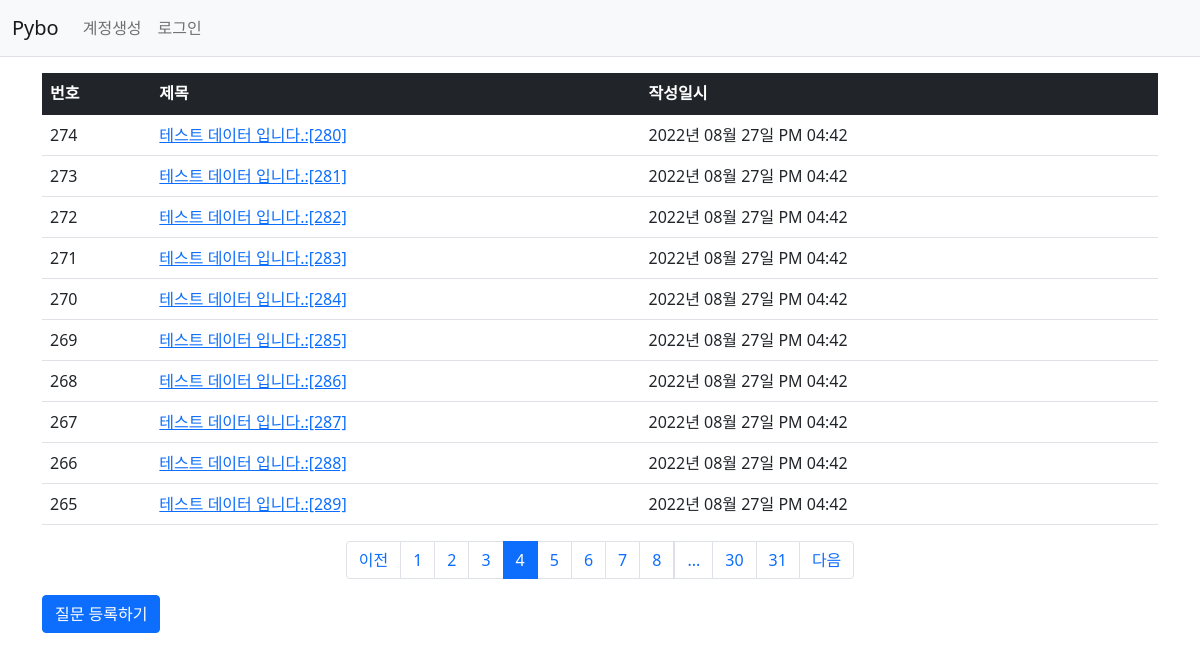
Screenshot of /question/list/?page=4 with the database file from the repository.
### pybo/models.py (models this page shows)
class Question(db.Model) : ## class 이름으로 Table 이름이 생성됨
    id = db.Column(db.Integer, primary_key = True) ## 칼럼 속성과 기본키인지 아닌지
    subject = db.Column(db.String(200), nullable=False) ## Null값 허용 안 함
    content = db.Column(db.Text(), nullable=False)
    create_date = db.Column(db.DateTime(), nullable=False)
    user_id = db.Column(db.Integer, db.ForeignKey('user.id', ondelete='CASCADE'), nullable=False)
    user = db.relationship('User', backref=db.backref('question_set'))

### pybo/views/question_views.py (the view)
@bp.route('/list/')
def _list() :
    page = request.args.get('page', type=int, default=1)  # 페이지
    question_list = Question.query.order_by(Question.create_date.desc())
    question_list = question_list.paginate(page, per_page=10)
    return render_template('question/question_list.html', question_list = question_list)

### pybo/filter.py (called while the page is built)
def format_datetime(value, fmt = '%Y년 %m월 %d일 %p %I:%M') :
    return  value.strftime(fmt)

### pybo/views/auth_views.py (called while the page is built)
@bp.before_app_request
def load_logged_in_user() :
    user_id = session.get('user_id')
    if user_id is None :
        g.user = None
    else :
        g.user = User.query.get(user_id)

### pybo/templates/question/question_list.html (shortened to what this page needs)
{% extends 'base.html' %}
{% block content %}
<div class = "container my-3">
    <table class="table">
        <thead>
        <tr class="table-dark">
            <th>번호</th>
            <th>제목</th>
            <th>작성일시</th>
        </tr>
        </thead>
        <tbody>
        {% if question_list %}
        {% for question in question_list.items %}
        <tr>
            <td>{{ question_list.total - ((question_list.page-1) * question_list.per_page) - loop.index0 }}</td>
            <td>
                <a href = "{{ url_for('question.detail', question_id=question.id)}}">{{ question.subject }}</a>
            </td>
            <td>{{ question.create_date|datetime }}</td>
        </tr>
        {% endfor %}
        {% else %}
        <tr>
            <td colspan = "3">질문이 없습니다.</td>
        </tr>
        {% endif %}
        </tbody>
    </table>
    <ul class="pagination justify-content-center">
        {% if question_list.has_prev %}
        <li class="page-item">
            <a class="page-link" href="?page={{ question_list.prev_num }}">이전</a>
        </li>
        {% else %}
        <li class="page-item disabled">
            <a class="page-link" tabindex="-1" aria-disabled="true" href="javascript:void(0)">이전</a>
        </li>
        {% endif %}
        {% for page_num in question_list.iter_pages() %}
        {% if page_num %}
        {% if page_num != question_list.page %}
        <li class="page-item">
            <a class="page-link" href="?page={{ page_num }}">{{ page_num }}</a>
        </li>
        {% else %}
        <li class="page-item active" aria-current="page">
            <a class="page-link" href="javascript:void(0)">{{ page_num }}</a>
        </li>
        {% endif %}
        {% else %}
        <li class="disabled">
            <a class="page-link" href="javascript:void(0)">...</a>
        </li>
        {% endif %}
        {% endfor %}
        {% if question_list.has_next %}
        <li class="page-item">
            <a class="page-link" href="?page={{ question_list.next_num }}">다음</a>
        </li>
        {% else %}
        <li class="page-item disabled">
            <a class="page-link" tabindex="-1" aria-disabled="true" href="javascript:void(0)">다음</a>
        </li>
        {% endif %}
    </ul>
    <a href = "{{ url_for('question.create') }}" class = "btn btn-primary">질문 등록하기</a>
</div>
{% endblock %}

### rows the page displays
Question: total "274", subject "테스트 데이터 입니다.:[280]", create_date "2022년 08월 27일 PM 04:42"
Question: total "273", subject "테스트 데이터 입니다.:[281]", create_date "2022년 08월 27일 PM 04:42"
Question: total "272", subject "테스트 데이터 입니다.:[282]", create_date "2022년 08월 27일 PM 04:42"
Question: total "271", subject "테스트 데이터 입니다.:[283]", create_date "2022년 08월 27일 PM 04:42"
Question: total "270", subject "테스트 데이터 입니다.:[284]", create_date "2022년 08월 27일 PM 04:42"
Question: total "269", subject "테스트 데이터 입니다.:[285]", create_date "2022년 08월 27일 PM 04:42"
Question: total "268", subject "테스트 데이터 입니다.:[286]", create_date "2022년 08월 27일 PM 04:42"
Question: total "267", subject "테스트 데이터 입니다.:[287]", create_date "2022년 08월 27일 PM 04:42"
Question: total "266", subject "테스트 데이터 입니다.:[288]", create_date "2022년 08월 27일 PM 04:42"
Question: total "265", subject "테스트 데이터 입니다.:[289]", create_date "2022년 08월 27일 PM 04:42"

### other values shown
{{ page_num }} "1" "2" "3" "5" "6" "7" "8" "30" "31"
{{ page_num }} "4"
